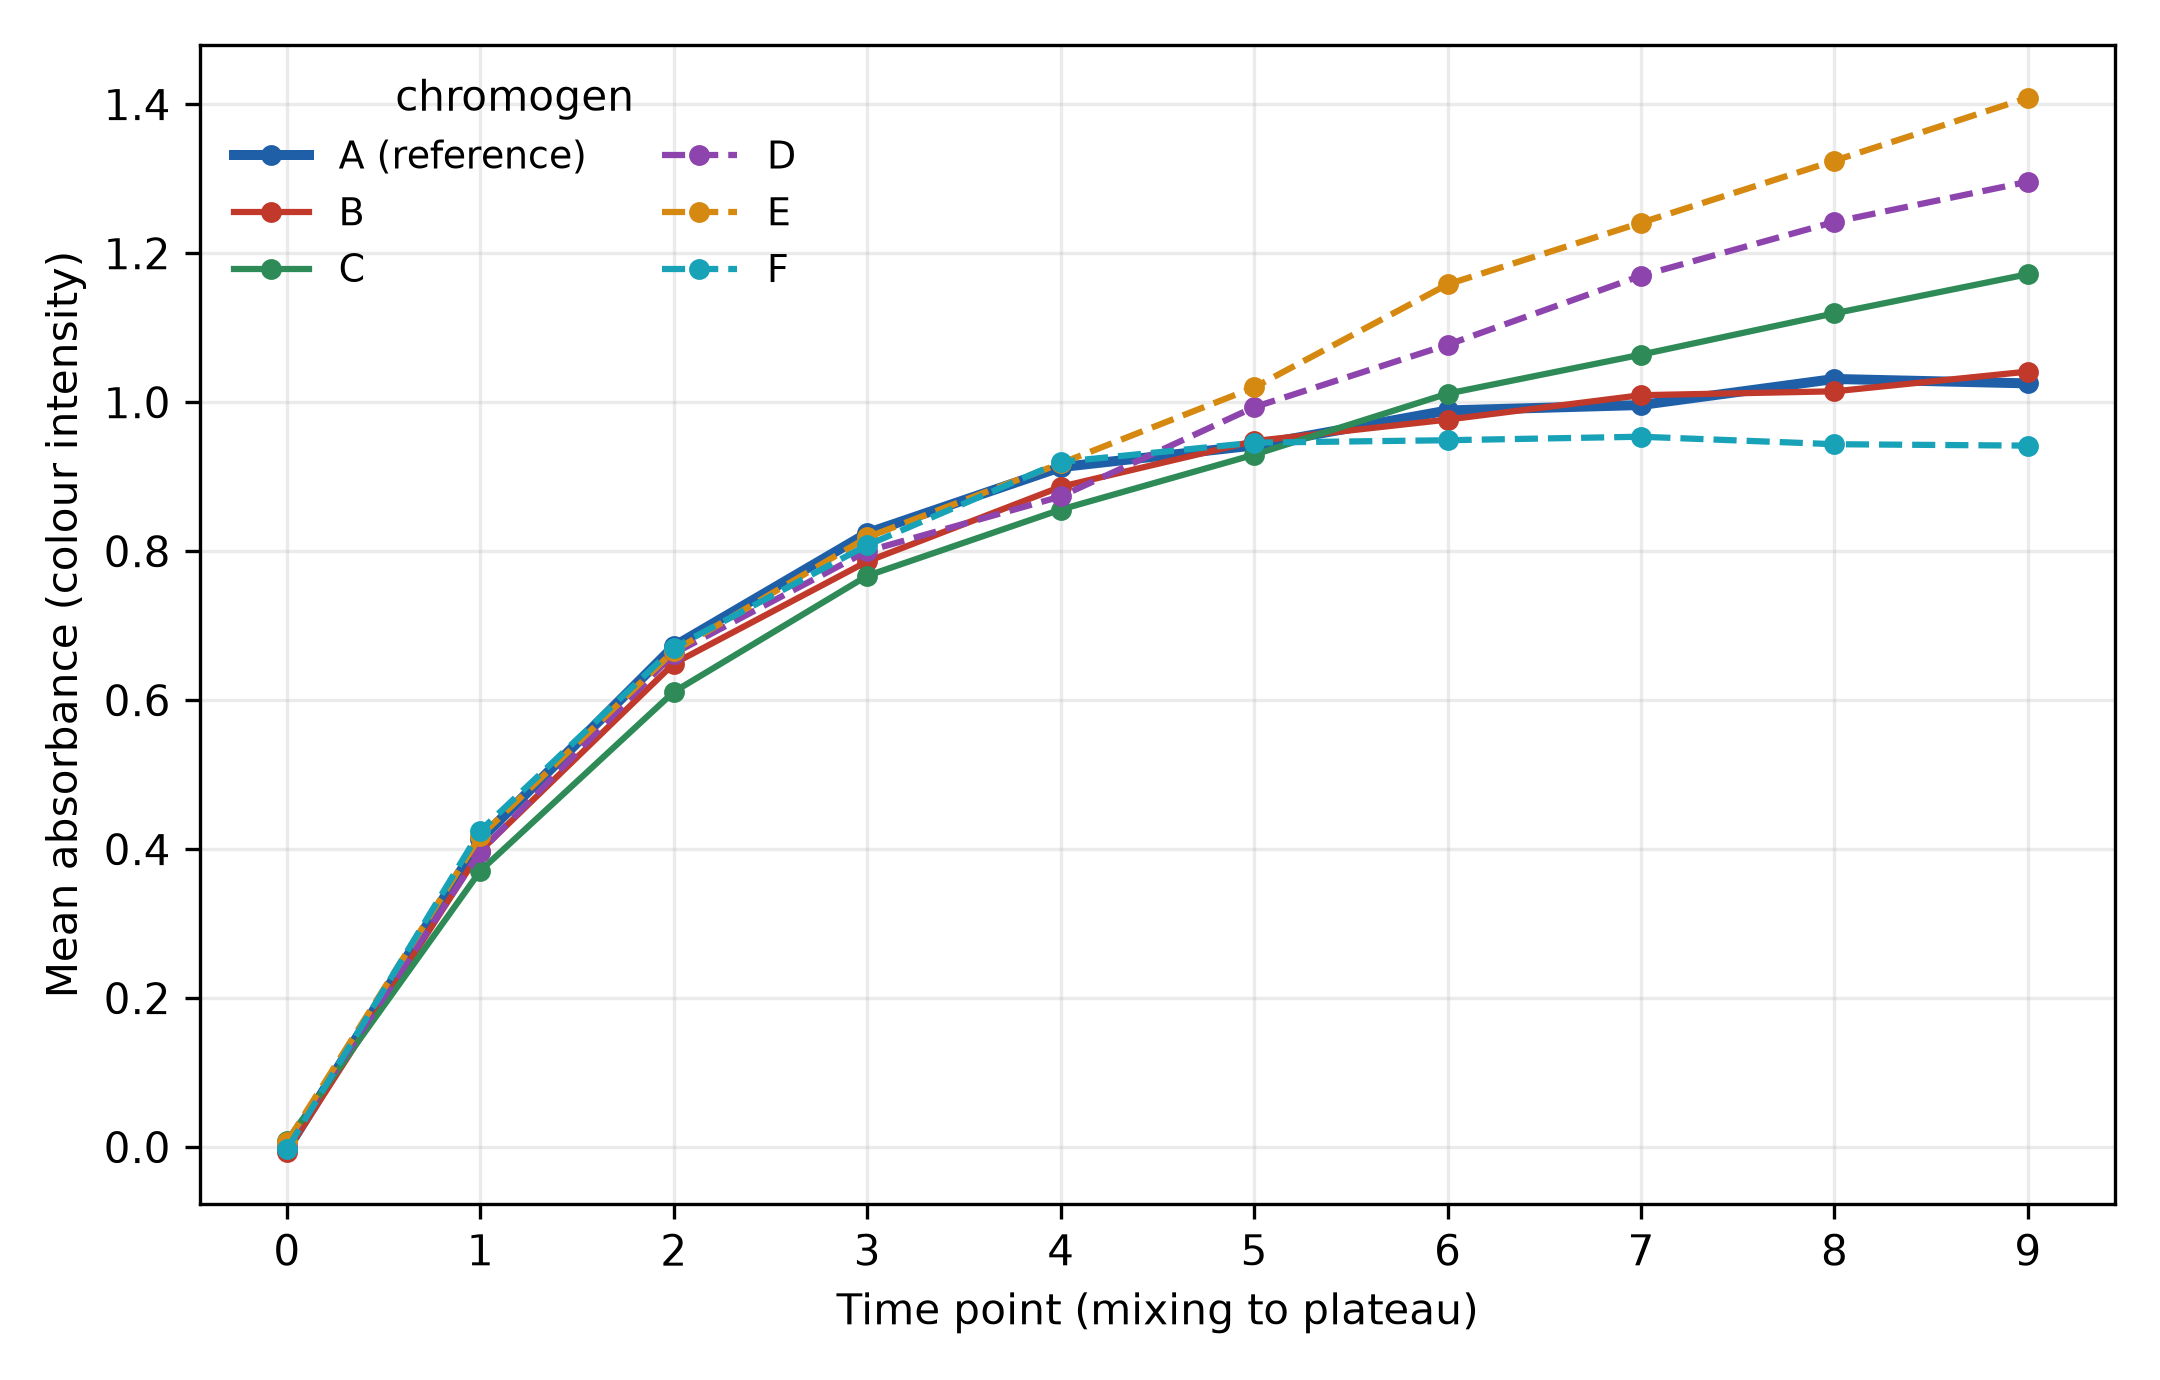

The Python source for this figure:
"""Mean colour-development curve per chromogen.

Absorbance at the complex maximum-absorbance wavelength, averaged over each compound's runs,
at ten time points from mixing to plateau. Compounds differ both in amplitude and in the
late-time drift of the curve shape. Regenerates ``colour-development-curves.png``.
"""

import matplotlib.pyplot as plt

from colour_case_study import COMPOUND_LEVELS, TIME_POINTS, build_design, mean_curves, simulate_curves

design = build_design("i_optimal", budget=60)
curves = simulate_curves(design)
m = mean_curves(design, curves)

palette = ["#1f5fa8", "#c0392b", "#2e8b57", "#8e44ad", "#d68910", "#17a2b8"]

fig, ax = plt.subplots(figsize=(7.2, 4.6))
for compound, colour in zip(COMPOUND_LEVELS, palette):
    label = "A (reference)" if compound == "A" else compound
    lw = 2.4 if compound == "A" else 1.5
    # D, E and F dashed (keeping their colours) so the six curves separate more clearly.
    style = "--" if compound in ("D", "E", "F") else "-"
    ax.plot(TIME_POINTS, m.loc[compound].to_numpy(), color=colour, lw=lw, ls=style, marker="o",
            ms=4, label=label)

ax.set_xlabel("Time point (mixing to plateau)")
ax.set_ylabel("Mean absorbance (colour intensity)")
ax.set_xticks(TIME_POINTS)
ax.grid(alpha=0.25)
ax.legend(frameon=False, fontsize=9, title="chromogen", ncol=2)
fig.tight_layout()
fig.savefig("colour-development-curves.png", dpi=300, facecolor="w", edgecolor="w",
            transparent=True)
print("saved colour-development-curves.png")
